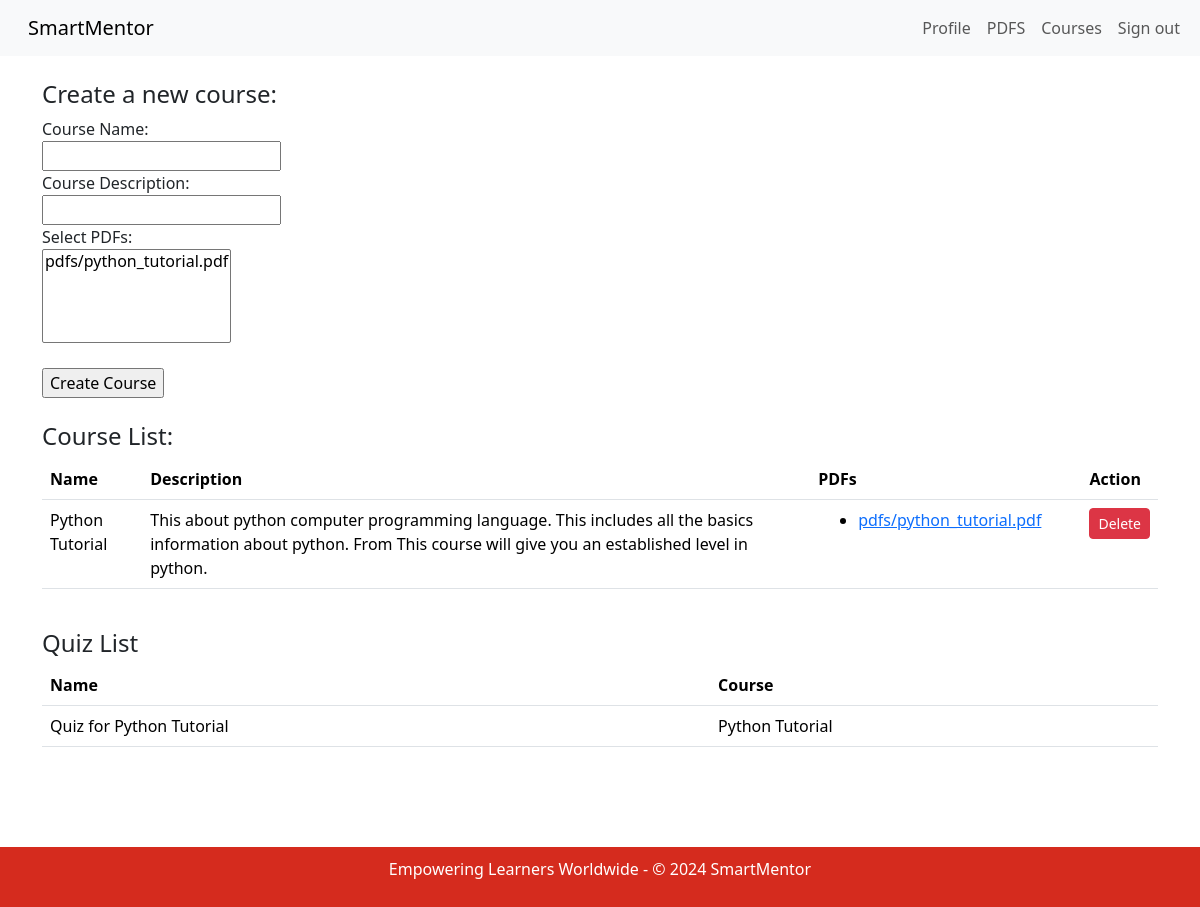
/teacher/courses (signed in), run on the app's committed database.
### app/models.py (models this page shows, shortened)
class Course(models.Model):
    name = models.CharField(max_length=50, default='course')
    description = models.CharField(max_length=200, default='Default description')
    pdfs = models.ManyToManyField(PDF, blank=True, related_name='courses')
    time_created = models.DateTimeField(auto_now_add=True, null=True)
    teacher = models.ForeignKey('Teacher', on_delete=models.CASCADE, related_name='courses', default=Teacher.get_default_teacher)

class PDF(models.Model):
    file = models.FileField(upload_to='pdfs/')
    uploaded_by = models.ForeignKey('Teacher', on_delete=models.CASCADE)

class Quiz(models.Model):
    course = models.ForeignKey(Course, on_delete=models.CASCADE, null=True)
    name = models.CharField(max_length=255)
    teacher = models.ForeignKey(Teacher, on_delete=models.CASCADE, related_name='quizzes', default=1)

### app/views.py (the view, shortened to what this page needs)
# urls.py: path('teacher/courses', TeacherCourseView.as_view(), name='teacher_courses'),
class TeacherCourseView(LoginRequiredMixin, ListView):
    model = Course
    form_class = CourseForm
    template_name = 'app/teacher_course.html'
    def get_queryset(self):
        if hasattr(self.request.user, 'teacher'):
            return Course.objects.filter(teacher=self.request.user.teacher)
        else:
            return Course.objects.none()

### app/templates/app/teacher_course.html (shortened to what this page needs)
{% extends "app/base.html" %}
{% block content %}
    {% if user.is_authenticated %}
        {% if user.profile.role == 'teacher' %}
            <nav class="navbar navbar-expand-lg bg-body-tertiary">
                <div class="container-fluid">
                    <a class="navbar-brand" href="/">SmartMentor</a>
                    <div class="collapse navbar-collapse" id="navbarSupportedContent">
                        <ul class="navbar-nav me-auto mb-2 mb-lg-0">
                            <li class="nav-item">
                                <a class="nav-link" href="{% url 'teacher_profile' %}">Profile</a>
                            </li>
                            <li class="nav-item">
                                <a class="nav-link" href="{% url 'teacher_pdfs' %}">PDFS</a>
                            </li>
                              <li class="nav-item">
                                  <a class="nav-link" href="{% url 'teacher_courses' %}">Courses</a>
                              </li>
                            <li class="nav-item">
                                <form action="{% url 'logout' %}" method="post" style="margin: 0">
                                    <button type="submit" class="nav-link" style="background: none; border: none; cursor: pointer;">Sign out</button>
                                </form>
                            </li>
                        </ul>
                    </div>
                </div>
            </nav>
            <br />
            <div class="container-xl">
                <section>
                    <h4>Create a new course:</h4>
                    <form action="{% url 'course_create' %}" method="post">
                        <label for="name">Course Name:</label><br>
                        <input type="text" id="name" name="name"><br>
                        <label for="description">Course Description:</label><br>
                        <input type="text" id="description" name="description"><br>
                        <label for="pdfs">Select PDFs:</label><br>
                        <select id="pdfs" name="pdfs" multiple>
                            {% for pdf in user.teacher.pdfs.all %}
                                <option value="{{ pdf.id }}">{{ pdf.file.name }}</option>
                            {% endfor %}
                        </select><br><br>
                        <input type="submit" value="Create Course">
                    </form>
                </section>
            </div>
            <br />
            <div class="container-xl">
                <section>
                    <h4>Course List:</h4>
                    {% if user.profile.teacher.courses_list.all %}
                        <table class="table">
                            <thead>
                                <tr>
                                    <th>Name</th>
                                    <th>Description</th>
                                    <th>PDFs</th>
                                    <th>Action</th>
                                </tr>
                            </thead>
                            <tbody>
                                {% for course in user.profile.teacher.courses_list.all %}
                                    <tr>
                                        <td>{{ course.name }}</td>
                                        <td>{{ course.description }}</td>
                                        <td>
                                            <ul>
                                                {% for pdf in course.pdfs.all %}
                                                    <li><a href="{{ pdf.file.url }}">{{ pdf.file.name }}</a></li>
                                                {% endfor %}
                                            </ul>
                                        </td>
                                        <td>
                                            <form method="post" action="{% url 'course_delete' course.id %}">
                                                <button type="submit" class="btn btn-danger btn-sm">Delete</button>
                                            </form>
                                        </td>
                                    </tr>
                                {% endfor %}
                            </tbody>
                        </table>
                    {% else %}
                        <p>No courses created, must upload pdfs to create course!</p>
                    {% endif %}
                </section>
            </div>
            <br />
            <div class="container-xl">
                <section>
                    <h4>Quiz List</h4>
                    {% if user.profile.teacher.quizzes.all %}
                        <table class="table">
                            <thead>
                                <tr>
                                    <th>Name</th>
                                    <th>Course</th>
                                </tr>
                            </thead>
                            <tbody>
                                {% for quiz in user.profile.teacher.quizzes.all %}
                                    <tr>
                                        <td>{{ quiz.name }}</td>
                                        <td>{{ quiz.course.name }}</td>
                                    </tr>
                                {% endfor %}
                            </tbody>
                        </table>
                    {% else %}
                        <p>No quizzes created yet!</p>
                    {% endif %}
                </section>
            </div>
            <br />
            <br />
            <br />
            <br />
            <br />
            <br />
        {% else %}
            <h1>Access Denied</h1>
            <p>You are not authorized to view this page. Please <a href="/">back</a> to home.</p>
        {% endif %}
    {% endif %}
{% endblock %}

### data on the page
Course: name "Python Tutorial", description "This about python computer programming language. This includes all the basics information about python. From This course will give you an established level in python."
PDF: {{ pdf.id }} 1 (drawn), file.name "pdfs/python_tutorial.pdf"
Quiz: name "Quiz for Python Tutorial", course.name "Python Tutorial"
